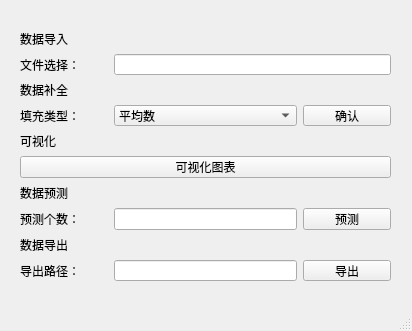
<?xml version="1.0" encoding="UTF-8"?>
<ui version="4.0">
 <class>MainWindow</class>
 <widget class="QMainWindow" name="MainWindow">
  <property name="geometry">
   <rect>
    <x>0</x>
    <y>0</y>
    <width>412</width>
    <height>331</height>
   </rect>
  </property>
  <property name="windowTitle">
   <string>可视化工具</string>
  </property>
  <widget class="QWidget" name="centralwidget">
   <widget class="QWidget" name="gridLayoutWidget">
    <property name="geometry">
     <rect>
      <x>20</x>
      <y>30</y>
      <width>371</width>
      <height>251</height>
     </rect>
    </property>
    <layout class="QGridLayout" name="gridLayout">
     <item row="3" column="3">
      <widget class="QPushButton" name="dataFillBtn">
       <property name="text">
        <string>确认</string>
       </property>
      </widget>
     </item>
     <item row="3" column="1" colspan="2">
      <widget class="QComboBox" name="dataFillType">
       <item>
        <property name="text">
         <string>平均数</string>
        </property>
       </item>
       <item>
        <property name="text">
         <string>中位数</string>
        </property>
       </item>
       <item>
        <property name="text">
         <string>众数</string>
        </property>
       </item>
      </widget>
     </item>
     <item row="7" column="0">
      <widget class="QLabel" name="label_7">
       <property name="text">
        <string>预测个数：</string>
       </property>
      </widget>
     </item>
     <item row="1" column="1" colspan="3">
      <widget class="QLineEdit" name="inputPathEdit"/>
     </item>
     <item row="5" column="0" colspan="4">
      <widget class="QPushButton" name="visualizeBtn">
       <property name="text">
        <string>可视化图表</string>
       </property>
      </widget>
     </item>
     <item row="0" column="0">
      <widget class="QLabel" name="label">
       <property name="text">
        <string>数据导入</string>
       </property>
      </widget>
     </item>
     <item row="8" column="0">
      <widget class="QLabel" name="label_8">
       <property name="text">
        <string>数据导出</string>
       </property>
      </widget>
     </item>
     <item row="3" column="0">
      <widget class="QLabel" name="label_5">
       <property name="text">
        <string>填充类型：</string>
       </property>
      </widget>
     </item>
     <item row="2" column="0">
      <widget class="QLabel" name="label_4">
       <property name="text">
        <string>数据补全</string>
       </property>
      </widget>
     </item>
     <item row="6" column="0">
      <widget class="QLabel" name="label_6">
       <property name="text">
        <string>数据预测</string>
       </property>
      </widget>
     </item>
     <item row="1" column="0">
      <widget class="QLabel" name="label_3">
       <property name="text">
        <string>文件选择：</string>
       </property>
      </widget>
     </item>
     <item row="7" column="3">
      <widget class="QPushButton" name="predictBtn">
       <property name="text">
        <string>预测</string>
       </property>
      </widget>
     </item>
     <item row="7" column="1" colspan="2">
      <widget class="QLineEdit" name="predictNumEdit"/>
     </item>
     <item row="4" column="0">
      <widget class="QLabel" name="label_2">
       <property name="text">
        <string>可视化</string>
       </property>
      </widget>
     </item>
     <item row="9" column="0">
      <widget class="QLabel" name="label_9">
       <property name="text">
        <string>导出路径：</string>
       </property>
      </widget>
     </item>
     <item row="9" column="1" colspan="2">
      <widget class="QLineEdit" name="outputDirEdit"/>
     </item>
     <item row="9" column="3">
      <widget class="QPushButton" name="outputBtn">
       <property name="text">
        <string>导出</string>
       </property>
      </widget>
     </item>
    </layout>
   </widget>
  </widget>
  <widget class="QMenuBar" name="menubar">
   <property name="geometry">
    <rect>
     <x>0</x>
     <y>0</y>
     <width>412</width>
     <height>22</height>
    </rect>
   </property>
  </widget>
  <widget class="QStatusBar" name="statusbar"/>
 </widget>
 <resources/>
 <connections/>
</ui>
